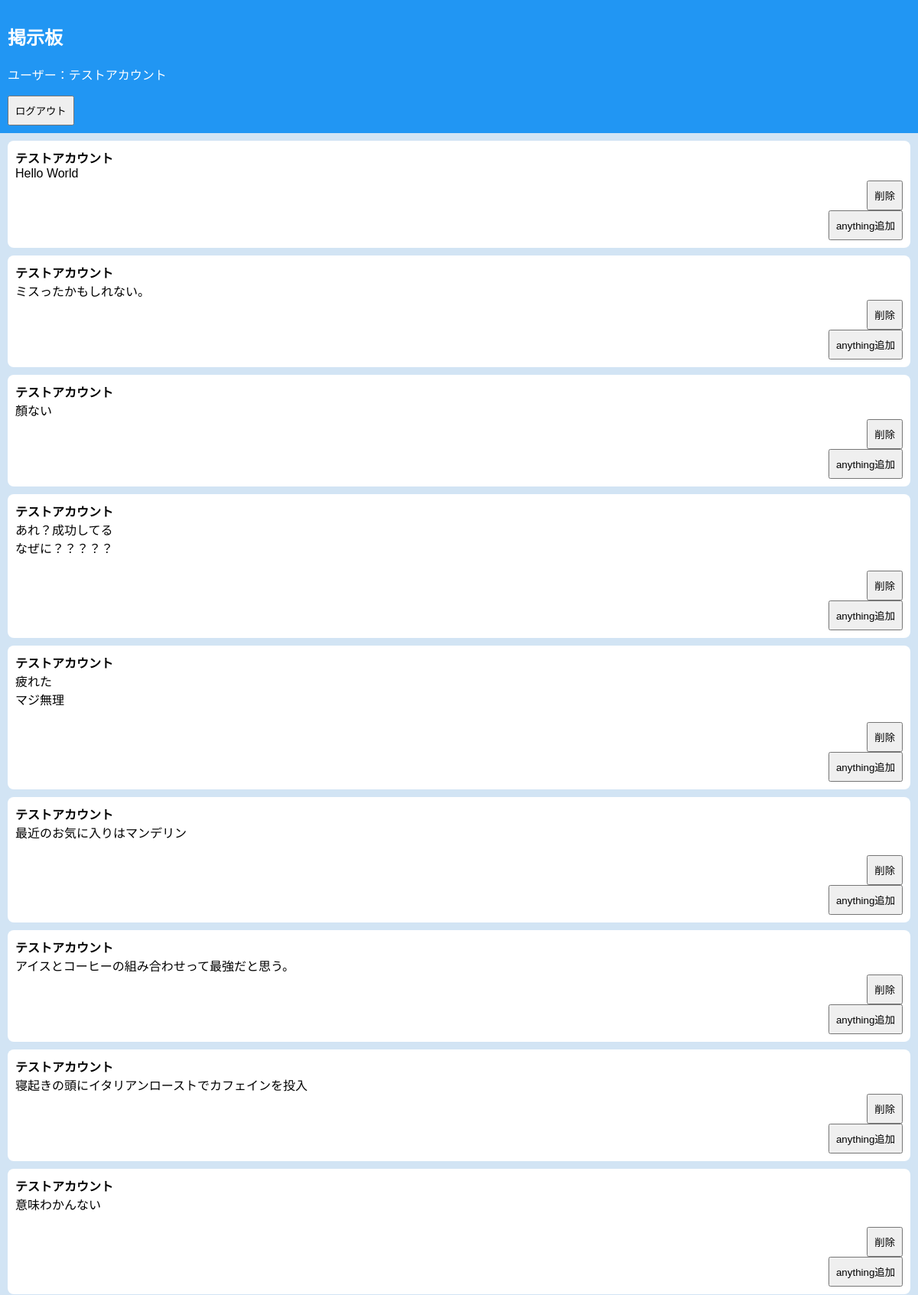
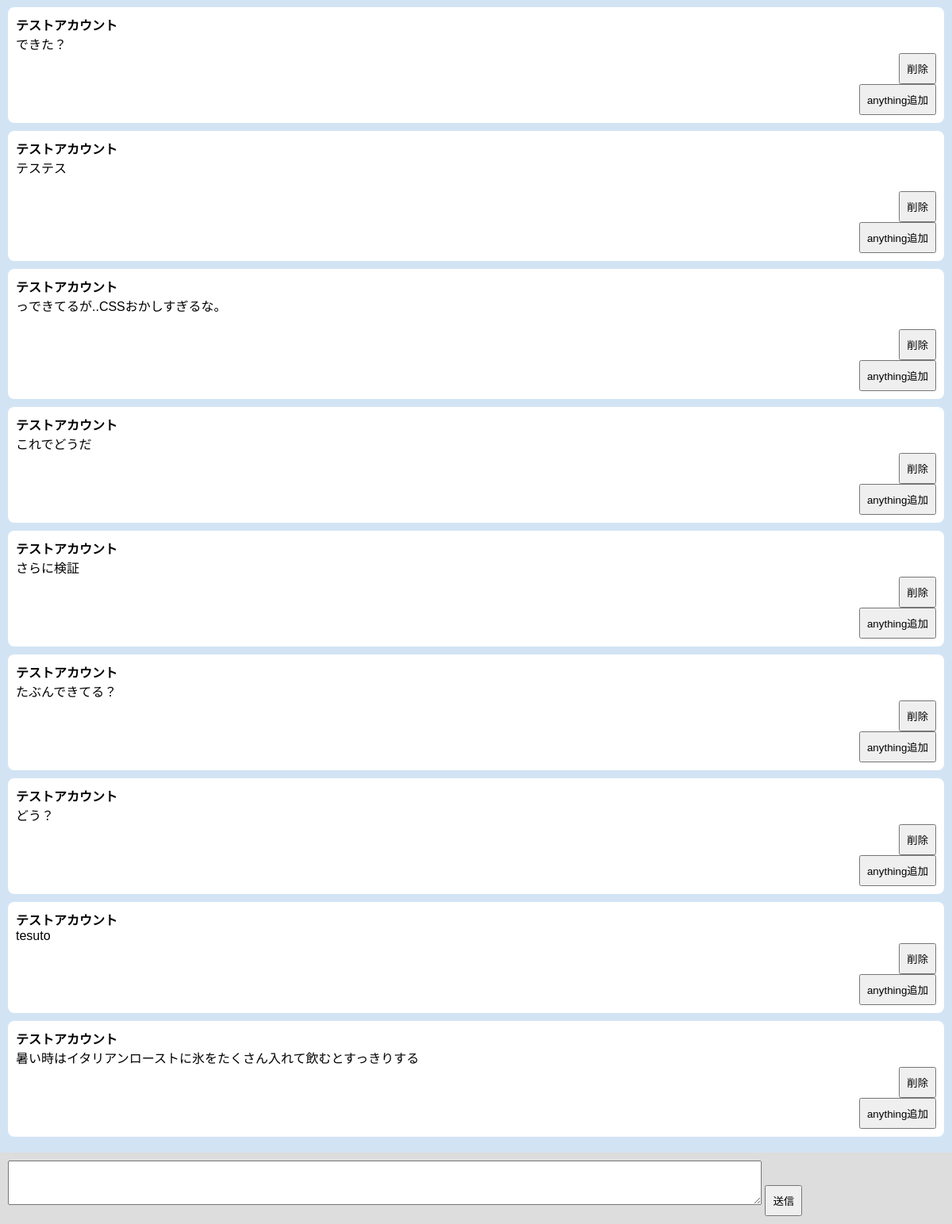
Page /original/demo/ver08/2_board.php (signed in) on the committed database (2 pictures, top to bottom).
### tables this page shows
CREATE TABLE `board` (
  `id` int(10) UNSIGNED NOT NULL,
  `name` varchar(100) DEFAULT NULL,
  `message` text DEFAULT NULL,
  `badge_id` tinyint(4) DEFAULT NULL,
  `created_at` datetime DEFAULT current_timestamp()
);

### original/demo/ver08/2_board.php (the view, shortened to what this page needs)
<?php
$dbh = db_connect();
?>
<!DOCTYPE html>
<html>
<head>
    <link rel="stylesheet" href="2_style.css?v=<?php echo time(); ?>">
</head>
<body>
<div class="header">
    <h2>掲示板</h2>
    <p>ユーザー：<?php echo htmlspecialchars($_SESSION["user"], ENT_QUOTES); ?></p>
    <form method="post">
        <input type="submit" name="logout" value="ログアウト">
    </form>
</div>
<div class="messages">
<?php
$sql = "SELECT * FROM board ORDER BY id";
$stmt = $dbh->query($sql);
while($row = $stmt->fetch(PDO::FETCH_ASSOC)) {
    echo "<div class='message'>";
    echo "<b>" . htmlspecialchars($row["name"], ENT_QUOTES) . "</b><br>";
    echo nl2br(htmlspecialchars($row["message"], ENT_QUOTES));
    echo "<br>";
    if($row["name"] === $_SESSION["user"]) {
        echo "
        <div class='button'>
        <form method='post' style='display:inline;'>
            <input type='hidden' name='delete_id' value='". $row["id"] ."'>
            <input type='submit' name='delete' value='削除'>
        </form>
        </div>
        ";
    }
    echo "
    <div class='button'>
    <form method='post' style='display:inline;'>
        <input type='hidden' name='content' value='". htmlspecialchars($row["message"], ENT_QUOTES) ."'>
        <input type='submit' name='add_anything' value='anything追加'>
    </form>
    </div>
    ";
    echo "</div>";
}
?>
</div>
<div class="input-area">
    <form method="post">
        <textarea name="message" required></textarea>
        <input type="submit" name="submit" value="送信">
    </form>
</div>
</body>
</html>

### original/demo/ver08/2_style.css (style rules this page uses)
body { margin: 0; font-family: Arial, sans-serif; height: 100vh; display: flex; flex-direction: column; }
.header { padding: 10px; background-color: #2196F3; color: white; }
.messages { overflow-y: auto; padding: 10px; background-color: #d2e4f4; }
.message { background-color: white; margin-bottom: 10px; padding: 10px; border-radius: 8px; }
.input-area { padding: 10px; background-color: #ddd; position: sticky; bottom: 0; }
textarea { width: 80%; height: 50px; }
input[type="submit"] { padding: 8px; cursor: pointer; }
.button { display: flex; justify-content: flex-end; }

### rows in the picture
board: name "テストアカウント", message "Hello World"
board: name "テストアカウント", message "ミスったかもしれない。"
board: name "テストアカウント", message "顏ない"
board: name "テストアカウント", message "あれ？成功してる なぜに？？？？？"
board: name "テストアカウント", message "疲れた マジ無理"
board: name "テストアカウント", message "最近のお気に入りはマンデリン"
board: name "テストアカウント", message "アイスとコーヒーの組み合わせって最強だと思う。"
board: name "テストアカウント", message "寝起きの頭にイタリアンローストでカフェインを投入"
board: name "テストアカウント", message "意味わかんない"
board: name "テストアカウント", message "できた？"
board: name "テストアカウント", message "テステス"
board: name "テストアカウント", message "っできてるが..CSSおかしすぎるな。"
board: name "テストアカウント", message "これでどうだ"
board: name "テストアカウント", message "さらに検証"
board: name "テストアカウント", message "たぶんできてる？"
board: name "テストアカウント", message "どう？"
board: name "テストアカウント", message "tesuto"
board: name "テストアカウント", message "暑い時はイタリアンローストに氷をたくさん入れて飲むとすっきりする"

### other values in the picture
$_SESSION["user"] "テストアカウント"
